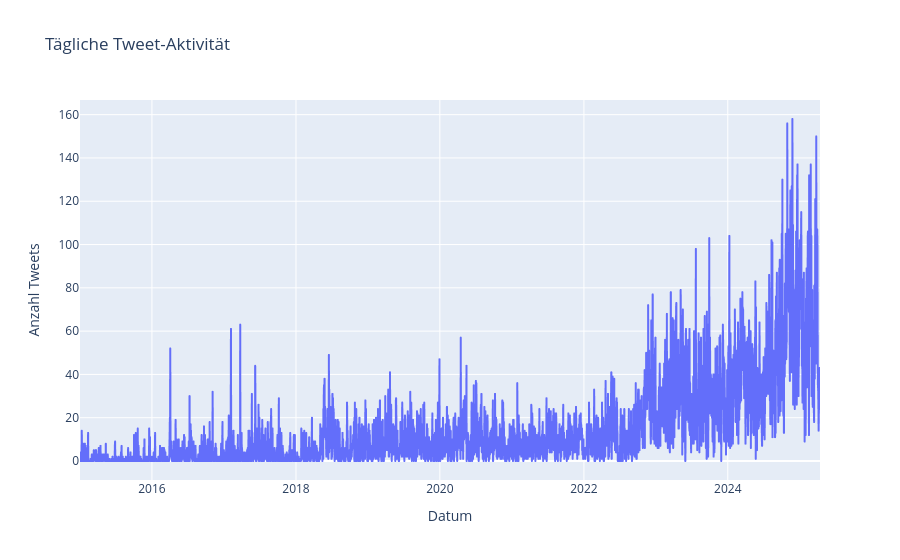

Notebook code for this chart:
### Markdown cell above
## 1. Tweet-Aktivität über die Zeit

### Code cell
# Täglicher Plot: tweet_count über date
fig1 = px.line(
    final_daily_df,
    x="date",
    y="tweet_count",
    title="Tägliche Tweet-Aktivität",
    labels={"date": "Datum", "tweet_count": "Anzahl Tweets"}
)
fig1.update_layout(xaxis_title="Datum", yaxis_title="Anzahl Tweets")
fig1.show()

### Figure 1 — Plotly figure (JSON) as saved in the notebook; plotly's stock layout.template omitted (floating-point values rounded to 4 significant figures; data arrays with more than 128 entries replaced by an {"elided": "..."} marker saying what was removed)
{"data": [{"hovertemplate": "Datum=%{x}<br>Anzahl Tweets=%{y}<extra></extra>", "legendgroup": "", "line": {"color": "#636efa", "dash": "solid"}, "marker": {"symbol": "circle"}, "mode": "lines", "name": "", "showlegend": false, "type": "scattergl", "x": {"elided": "3756 str values"}, "xaxis": "x", "y": {"elided": "3756 int values"}, "yaxis": "y"}], "layout": {"legend": {"tracegroupgap": 0}, "title": {"text": "Tägliche Tweet-Aktivität"}, "xaxis": {"anchor": "y", "domain": [0, 1], "title": {"text": "Datum"}}, "yaxis": {"anchor": "x", "domain": [0, 1], "title": {"text": "Anzahl Tweets"}}}}
